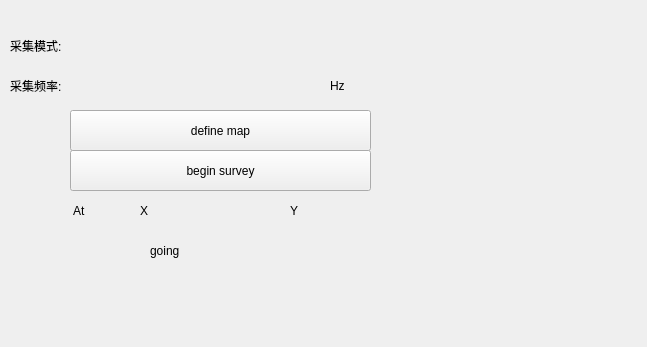
<?xml version="1.0" encoding="UTF-8"?>
<ui version="4.0">
 <class>MappedDownMenuWidget</class>
 <widget class="QWidget" name="MappedDownMenuWidget">
  <property name="geometry">
   <rect>
    <x>0</x>
    <y>0</y>
    <width>647</width>
    <height>347</height>
   </rect>
  </property>
  <property name="windowTitle">
   <string>Form</string>
  </property>
  <widget class="QLabel" name="surveyModeLabel">
   <property name="geometry">
    <rect>
     <x>10</x>
     <y>30</y>
     <width>171</width>
     <height>31</height>
    </rect>
   </property>
   <property name="text">
    <string>采集模式:</string>
   </property>
  </widget>
  <widget class="QLabel" name="cycleTimeUnitLabel">
   <property name="geometry">
    <rect>
     <x>330</x>
     <y>70</y>
     <width>41</width>
     <height>31</height>
    </rect>
   </property>
   <property name="text">
    <string>Hz</string>
   </property>
  </widget>
  <widget class="QLabel" name="cycleTimeLabel">
   <property name="geometry">
    <rect>
     <x>10</x>
     <y>70</y>
     <width>151</width>
     <height>31</height>
    </rect>
   </property>
   <property name="text">
    <string>采集频率:</string>
   </property>
  </widget>
  <widget class="QPushButton" name="defineButton">
   <property name="geometry">
    <rect>
     <x>70</x>
     <y>110</y>
     <width>301</width>
     <height>41</height>
    </rect>
   </property>
   <property name="text">
    <string>define map</string>
   </property>
   <property name="flat">
    <bool>false</bool>
   </property>
  </widget>
  <widget class="QPushButton" name="startButton">
   <property name="geometry">
    <rect>
     <x>70</x>
     <y>150</y>
     <width>301</width>
     <height>41</height>
    </rect>
   </property>
   <property name="text">
    <string>begin survey</string>
   </property>
   <property name="flat">
    <bool>false</bool>
   </property>
  </widget>
  <widget class="QLabel" name="atLabel">
   <property name="geometry">
    <rect>
     <x>73</x>
     <y>190</y>
     <width>61</width>
     <height>41</height>
    </rect>
   </property>
   <property name="text">
    <string>At</string>
   </property>
  </widget>
  <widget class="QLabel" name="xLabel">
   <property name="geometry">
    <rect>
     <x>140</x>
     <y>190</y>
     <width>61</width>
     <height>41</height>
    </rect>
   </property>
   <property name="text">
    <string>X</string>
   </property>
  </widget>
  <widget class="QLabel" name="yLabel">
   <property name="geometry">
    <rect>
     <x>290</x>
     <y>190</y>
     <width>61</width>
     <height>41</height>
    </rect>
   </property>
   <property name="text">
    <string>Y</string>
   </property>
  </widget>
  <widget class="QLabel" name="goingLabel">
   <property name="geometry">
    <rect>
     <x>150</x>
     <y>230</y>
     <width>101</width>
     <height>41</height>
    </rect>
   </property>
   <property name="text">
    <string>going</string>
   </property>
  </widget>
 </widget>
 <resources/>
 <connections/>
</ui>
